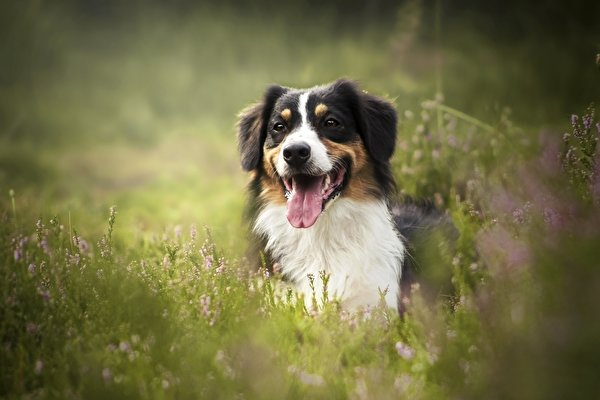
//> input picture Dog.jpg, 600 x 400 px
$ ./main   (built with g++ and OpenCV 4)
//> lines starting //> are read from the running program, lines starting //| are printed output that depends on the picture
#include <iostream>
#include "opencv2/core/core.hpp"
#include "opencv2/imgproc/imgproc.hpp"
#include "opencv2/highgui/highgui.hpp"

using namespace cv;
using namespace std;

// [206 lines left out: functions GrayMix, ColorMix, constantAdd, Degraded, Degraded2, DegradedMixV and 2 more, not called in this run]

void ImageNegative(){
    Mat f = imread("../Dog.jpg", IMREAD_GRAYSCALE);
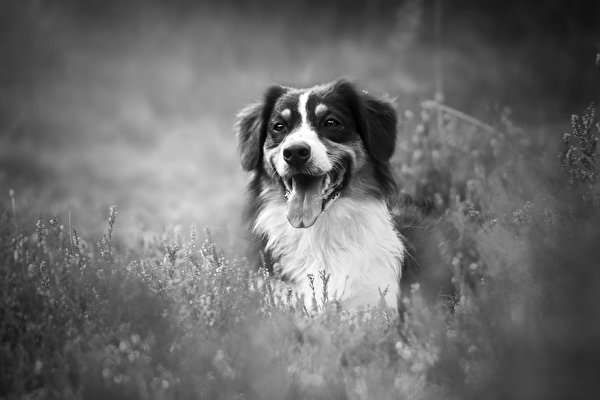
//> f: 400 rows x 600 cols, CV_8UC1; min 0, max 255, mean 108.2

    Mat h(f.rows, f.cols, CV_8U, Scalar(0));

    for(int row = 0; row < f.rows; row++){
        for(int col = 0; col < f.cols; col++){
            h.at<uchar>(row,col) = (uchar)(255 - f.at<uchar>(row,col));
        }
    }
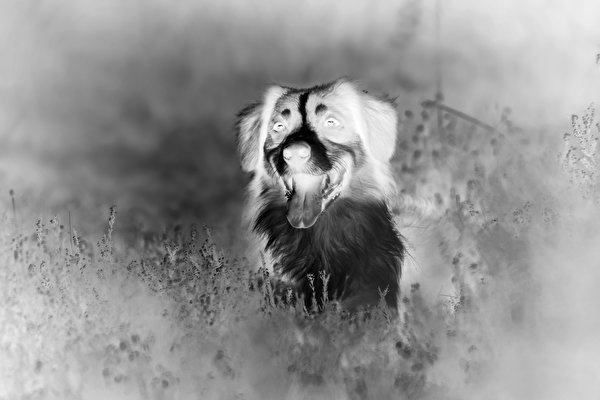
//> h: 400 rows x 600 cols, CV_8UC1; min 0, max 255, mean 146.8

    namedWindow("PhotoFrame", WINDOW_NORMAL);
    imshow("PhotoFrame", h);
    imwrite("ImageNegative.jpg", h);
    waitKey(0);
}

int main() {
    ImageNegative();
}
